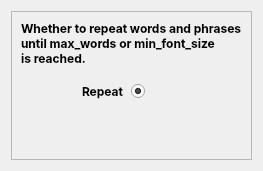
            <widget class="QWidget" name="parameters_windowPage_2">
             <attribute name="title">
              <string>Repeat</string>
             </attribute>
             <layout class="QVBoxLayout" name="verticalLayout_36">
              <item alignment="Qt::AlignHCenter">
               <widget class="QFrame" name="frame_17">
                <property name="frameShape">
                 <enum>QFrame::StyledPanel</enum>
                </property>
                <property name="frameShadow">
                 <enum>QFrame::Raised</enum>
                </property>
                <layout class="QVBoxLayout" name="verticalLayout_8">
                 <item alignment="Qt::AlignHCenter">
                  <widget class="QLabel" name="label">
                   <property name="font">
                    <font>
                     <family>Inter</family>
                     <pointsize>9</pointsize>
                     <italic>false</italic>
                     <bold>true</bold>
                     <kerning>true</kerning>
                    </font>
                   </property>
                   <property name="text">
                    <string>Whether to repeat words and phrases 
until max_words or min_font_size 
is reached.</string>
                   </property>
                  </widget>
                 </item>
                 <item>
                  <widget class="QFrame" name="RepeatFrame">
                   <layout class="QHBoxLayout" name="horizontalLayout_27">
                    <item>
                     <spacer name="horizontalSpacer_44">
                      <property name="orientation">
                       <enum>Qt::Horizontal</enum>
                      </property>
                      <property name="sizeHint" stdset="0">
                       <size>
                        <width>40</width>
                        <height>20</height>
                       </size>
                      </property>
                     </spacer>
                    </item>
                    <item>
                     <widget class="QLabel" name="repeat_words_label">
                      <property name="maximumSize">
                       <size>
                        <width>150</width>
                        <height>16777215</height>
                       </size>
                      </property>
                      <property name="font">
                       <font>
                        <family>Inter</family>
                        <pointsize>9</pointsize>
                        <italic>false</italic>
                        <bold>true</bold>
                        <kerning>true</kerning>
                       </font>
                      </property>
                      <property name="toolTip">
                       <string>&lt;html&gt;&lt;head/&gt;&lt;body&gt;&lt;p&gt;&lt;span style=&quot; font-size:10pt; font-weight:400;&quot;&gt;Enable/Disable word repeat &lt;/span&gt;&lt;/p&gt;&lt;/body&gt;&lt;/html&gt;</string>
                      </property>
                      <property name="text">
                       <string>Repeat</string>
                      </property>
                     </widget>
                    </item>
                    <item>
                     <widget class="QRadioButton" name="repeat_checkbox">
                      <property name="minimumSize">
                       <size>
                        <width>50</width>
                        <height>0</height>
                       </size>
                      </property>
                      <property name="maximumSize">
                       <size>
                        <width>50</width>
                        <height>20</height>
                       </size>
                      </property>
                      <property name="sizeIncrement">
                       <size>
                        <width>0</width>
                        <height>0</height>
                       </size>
                      </property>
                      <property name="baseSize">
                       <size>
                        <width>0</width>
                        <height>0</height>
                       </size>
                      </property>
                      <property name="font">
                       <font>
                        <family>Inter</family>
                        <pointsize>9</pointsize>
                        <italic>false</italic>
                        <bold>true</bold>
                        <kerning>true</kerning>
                       </font>
                      </property>
                      <property name="toolTip">
                       <string>&lt;html&gt;&lt;head/&gt;&lt;body&gt;&lt;p&gt;&lt;br/&gt;&lt;/p&gt;&lt;/body&gt;&lt;/html&gt;</string>
                      </property>
                      <property name="text">
                       <string/>
                      </property>
                      <property name="iconSize">
                       <size>
                        <width>24</width>
                        <height>24</height>
                       </size>
                      </property>
                      <property name="checkable">
                       <bool>true</bool>
                      </property>
                      <property name="checked">
                       <bool>true</bool>
                      </property>
                      <property name="autoRepeat">
                       <bool>false</bool>
                      </property>
                     </widget>
                    </item>
                    <item>
                     <spacer name="horizontalSpacer_45">
                      <property name="orientation">
                       <enum>Qt::Horizontal</enum>
                      </property>
                      <property name="sizeHint" stdset="0">
                       <size>
                        <width>40</width>
                        <height>20</height>
                       </size>
                      </property>
                     </spacer>
                    </item>
                   </layout>
                  </widget>
                 </item>
                 <item>
                  <spacer name="verticalSpacer_16">
                   <property name="orientation">
                    <enum>Qt::Vertical</enum>
                   </property>
                   <property name="sizeHint" stdset="0">
                    <size>
                     <width>20</width>
                     <height>40</height>
                    </size>
                   </property>
                  </spacer>
                 </item>
                </layout>
               </widget>
              </item>
             </layout>
            </widget>
